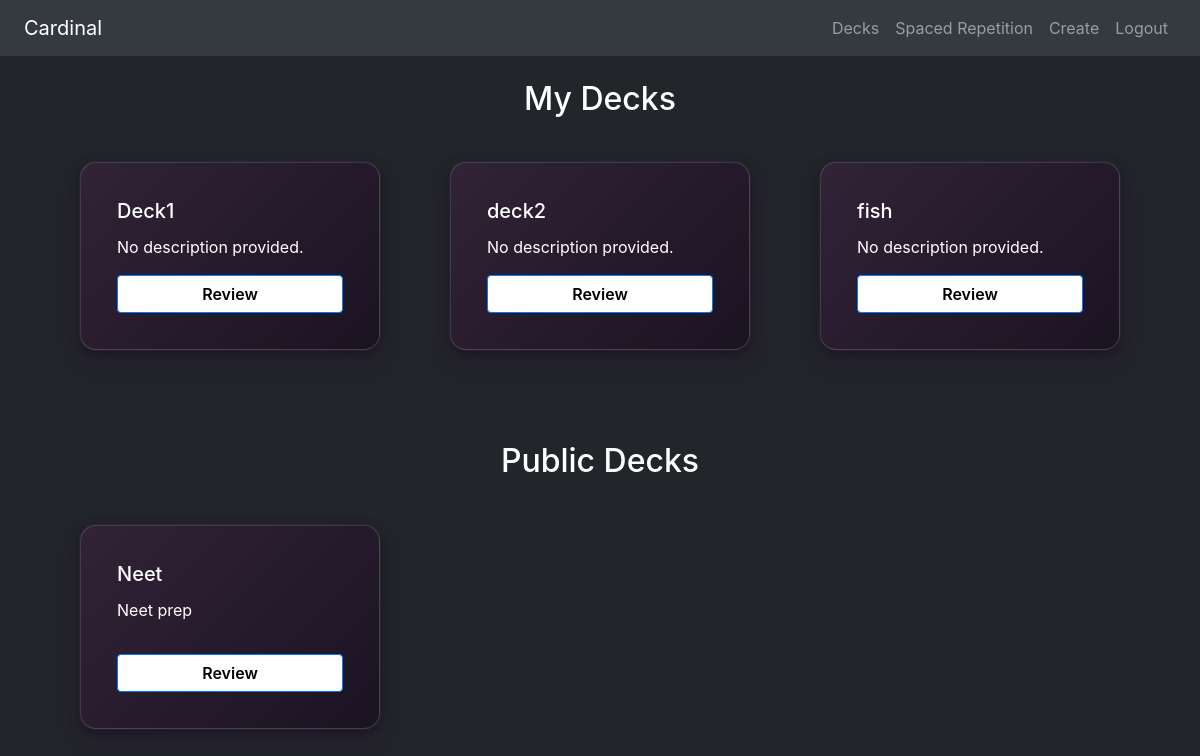
/api/ (signed in), run on an earlier commit of the app's database.
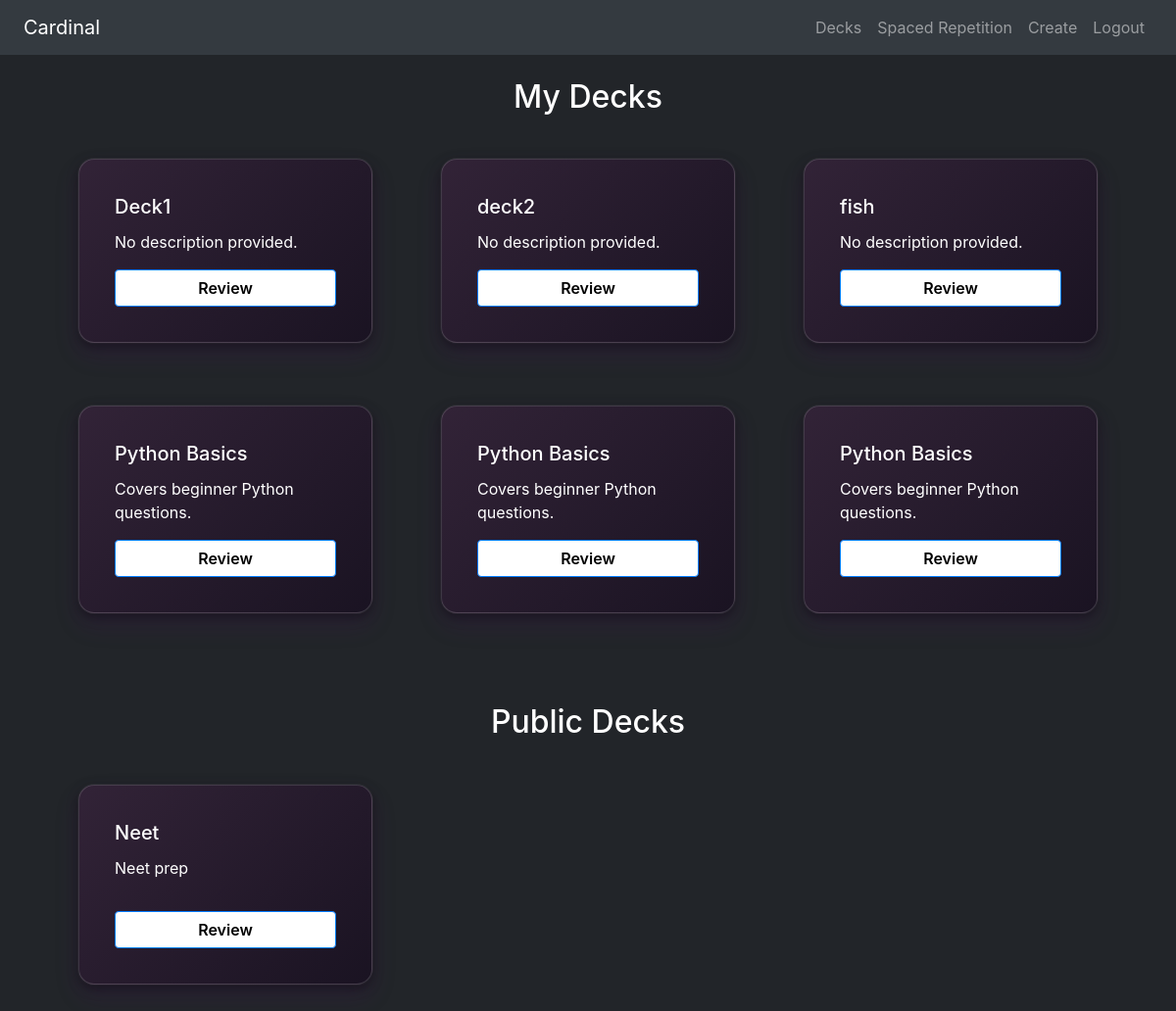
And on a later commit of the database.
### core/models.py (models this page shows, shortened)
class Deck(models.Model):
    user = models.ForeignKey(User, on_delete=models.CASCADE, related_name="decks")
    name = models.CharField(max_length=128, default="No name provided.")
    description = models.CharField(max_length=128, default="No description provided.")
    created_at = models.DateTimeField(auto_now_add=True)
    is_public = models.BooleanField(default=True)
    card_count = models.PositiveIntegerField(default=0)

### core/views.py (the view)
# urls.py: path("", views.index, name="index"),
@login_required
def index(request):
    my_decks = Deck.objects.filter(user=request.user)
    public_decks = Deck.objects.exclude(user=request.user).filter(is_public=True)
    return render(request, "core/index.html", {
        "my_decks": my_decks,
        "public_decks": public_decks,
    })

### core/templates/core/index.html
{% extends "core/layout.html" %}
{% load static %}
{% block body %}
<div class="container my-4">
    <h2 class="text-center mb-4">My Decks</h2>
    <div class="row">
        {% for deck in my_decks %}
        <div class="col-12 col-sm-6 col-md-4 mb-4 d-flex justify-content-center">
            <div class="w-100 borderd_div" style="max-width: 360px;">
                <div class="card-body text-white p-3 d-flex flex-column justify-content-between h-100">
                <div>
                <h5 class="card-title">{{ deck.name }}</h5>
                <p class="card-text">{{ deck.description }}</p>
                </div>
                <a href="{% url 'deck_review' deck.id %}" class="btn btn-primary mt-3 w-100">Review</a>
            </div>
            </div>
        </div>
        {% empty %}
        <p class="text-white">You haven’t created any decks yet.</p>
        {% endfor %}
    </div>
    <h2 class="text-center mt-5 mb-4">Public Decks</h2>
    <div class="row">
        {% for deck in public_decks %}
        <div class="col-12 col-sm-6 col-md-4 mb-4 d-flex justify-content-center">
            <div class="w-100 borderd_div" style="max-width: 360px;">
                <div class="card-body text-white p-3 d-flex flex-column justify-content-between h-100">
                    <h5 class="card-title">{{ deck.name }}</h5>
                    <p class="card-text">{{ deck.description }}</p>
                <a href="{% url 'deck_review' deck.id %}" class="btn btn-primary mt-3 w-100">Review</a>
            </div>
            </div>
        </div>
        {% empty %}
        <p class="text-white">No decks available.</p>
        {% endfor %}
    </div>
</div>
{% endblock %}

What changed in the data, as far as the page shows it:
added Deck: name "Python Basics", description "Covers beginner Python questions.", shown under "My Decks"
added Deck: name "Python Basics", description "Covers beginner Python questions.", shown under "My Decks"
added Deck: name "Python Basics", description "Covers beginner Python questions.", shown under "My Decks"
